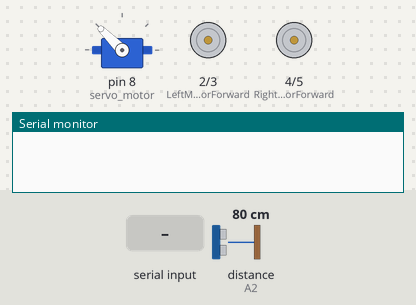
Simulated run of this sketch. Board: Arduino Uno, built with avr-gcc and run on an emulated ATmega328P. On the bench: servo, motor-driver pin pairs drawn as motors (green arrow = first pin HIGH = forward, orange = second pin HIGH = backward, longer = more drive, scaled by the enable pin), the last lines printed to the serial monitor. The inputs (shaded band) are chosen by the test bench; at power-on: distance to the obstacle (sensor on A2) 80 cm. The echo pulse lasts 58.3 µs per cm.

Above: at 3.9 s.
4.0 s: "F" received over the second serial link
At 4.9 s:
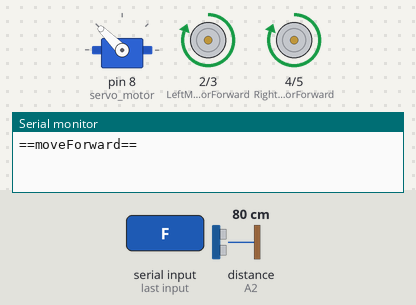
5.5 s: "B" received over the second serial link
At 6.0 s:
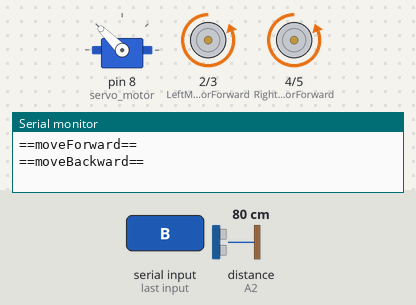
7.0 s: "L" received over the second serial link
At 7.4 s:
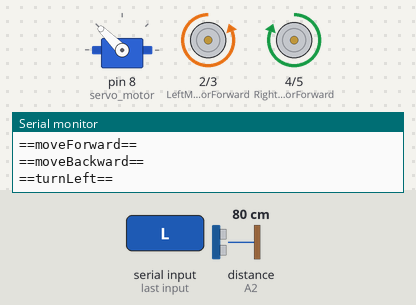
9.0 s: "R" received over the second serial link
At 9.4 s:
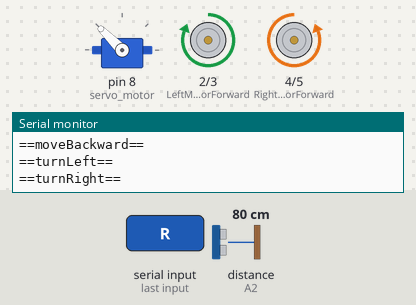
11.0 s: "S" received over the second serial link
At 11.4 s:
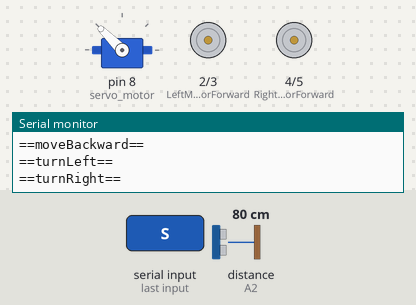
Timing chart, 0 to 13.5 s (numbered marks = the images above; inputs shaded):
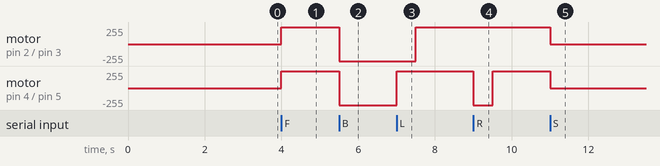

The sketch:

obstacle_avoidance.ino
```cpp
#include <Servo.h>          //Servo motor library. This is standard library
#include <NewPing.h>        //Ultrasonic sensor function library. You must install this library
#include <SoftwareSerial.h>
//our L298N control pins
const int LeftMotorForward = 2;
const int LeftMotorBackward = 3;
const int LeftMotorEnable = 12;
const int RightMotorForward = 4;
const int RightMotorBackward = 5;
const int RightMotorEnable = 13;


// Pin numbers for the bluetooth module
const int bluetoothTx = 1;
const int bluetoothRx = 0;

// Create a software serial object for the bluetooth module
SoftwareSerial bluetooth(bluetoothTx, bluetoothRx);

//sensor pins
#define trig_pin A1 //analog input 1
#define echo_pin A2 //analog input 2

#define maximum_distance 250
boolean goesForward = false;
int distance = 150;

NewPing sonar(trig_pin, echo_pin, maximum_distance); //sensor function
Servo servo_motor; //our servo name


void setup(){

  Serial.begin(9600);

  // Begin the software serial communication with the bluetooth module
  bluetooth.begin(9600);

  pinMode(RightMotorForward, OUTPUT);
  pinMode(LeftMotorForward, OUTPUT);
  pinMode(LeftMotorBackward, OUTPUT);
  pinMode(RightMotorBackward, OUTPUT);
  pinMode(LeftMotorEnable, OUTPUT);
  pinMode(RightMotorEnable, OUTPUT);
  servo_motor.attach(8); //our servo pin

  servo_motor.write(135);
  delay(2000);
  distance = readPing();
  delay(100);
  distance = readPing();
  delay(100);
  distance = readPing();
  delay(100);
  distance = readPing();
  delay(100);
}

void loop(){
  //p1();
  p2();
}

void p1(){

  int distanceRight = 0;
  int distanceLeft = 0;
  delay(50);

  if (distance <= 20){
    moveStop();
    delay(300);
    moveBackward();
    delay(400);
    moveStop();
    delay(300);
    distanceRight = lookRight();
    delay(300);
    distanceLeft = lookLeft();
    delay(300);

    if (distance >= distanceLeft){
      turnRight();
      moveStop();
    }
    else{
      turnLeft();
      moveStop();
    }
  }
  else{
    moveForward();
  }
    distance = readPing();

}

int lookRight(){
  servo_motor.write(70);
  delay(500);
  int distance = readPing();
  delay(100);
  servo_motor.write(135);
  return distance;
}

int lookLeft(){
  servo_motor.write(175);
  delay(500);
  int distance = readPing();
  delay(100);
  servo_motor.write(135);
  return distance;
  delay(100);
}

int readPing(){
  delay(70);
  int cm = sonar.ping_cm();
  if (cm==0){
    cm=250;
  }
  return cm;
}

void p2() {
  // Check if there is any data available from the bluetooth module
  if (bluetooth.available()) {
    // Read the incoming byte from the bluetooth module
    char command = bluetooth.read();

    // Control the robot based on the received command
    switch (command) {
      case 'F': // Move forward
        moveForward();
        break;
      case 'B': // Move backward
        moveBackward();
        break;
      case 'L': // Turn left
        turnLeft();
        break;
      case 'R': // Turn right
        turnRight();
        break;
      case 'S': // Stop
        moveStop();
        break;
    }
  }
}


void moveStop(){

  digitalWrite(RightMotorForward, LOW);
  digitalWrite(LeftMotorForward, LOW);
  digitalWrite(LeftMotorEnable, 0);

  digitalWrite(RightMotorBackward, LOW);
  digitalWrite(LeftMotorBackward, LOW);
  digitalWrite(RightMotorEnable, 0);
}

void moveForward(){

  if(!goesForward){

    Serial.println("==moveForward==");

    goesForward=true;

    digitalWrite(LeftMotorForward, HIGH);
    digitalWrite(RightMotorForward, HIGH);
    digitalWrite(LeftMotorEnable, 225);

    digitalWrite(LeftMotorBackward, LOW);
    digitalWrite(RightMotorBackward, LOW);
    digitalWrite(RightMotorEnable, 225);
  }
}

void moveBackward(){

  goesForward=false;

  Serial.println("==moveBackward==");

  digitalWrite(LeftMotorBackward, HIGH);
  digitalWrite(RightMotorBackward, HIGH);
  digitalWrite(LeftMotorEnable, 50);

  digitalWrite(LeftMotorForward, LOW);
  digitalWrite(RightMotorForward, LOW);
  digitalWrite(RightMotorEnable, 50);
}

void turnRight(){

  Serial.println("==turnRight==");

  digitalWrite(LeftMotorForward, HIGH);
  digitalWrite(RightMotorBackward, HIGH);
  digitalWrite(RightMotorEnable, 100);

  digitalWrite(LeftMotorBackward, LOW);
  digitalWrite(RightMotorForward, LOW);
  digitalWrite(LeftMotorEnable, 50);
  delay(500);

  digitalWrite(LeftMotorForward, HIGH);
  digitalWrite(RightMotorForward, HIGH);
  digitalWrite(RightMotorEnable, 100);

  digitalWrite(LeftMotorBackward, LOW);
  digitalWrite(RightMotorBackward, LOW);
  digitalWrite(LeftMotorEnable, 50);


}

void turnLeft(){

  Serial.println("==turnLeft==");

  digitalWrite(LeftMotorBackward, HIGH);
  digitalWrite(RightMotorForward, HIGH);
  digitalWrite(RightMotorEnable, 100);

  digitalWrite(LeftMotorForward, LOW);
  digitalWrite(RightMotorBackward, LOW);
  digitalWrite(LeftMotorEnable, 50);

  delay(500);

  digitalWrite(LeftMotorForward, HIGH);
  digitalWrite(RightMotorForward, HIGH);
  digitalWrite(RightMotorEnable, 100);

  digitalWrite(LeftMotorBackward, LOW);
  digitalWrite(RightMotorBackward, LOW);
  digitalWrite(LeftMotorEnable, 50);
}
```

Measured:
- after the input at 4.0 s, motor on pin 2 (LeftMotorForward) / pin 3 (LeftMotorBackward), motor on pin 4 (RightMotorForward) / pin 5 (RightMotorBackward): stopped → forward 255/255 at once
- after the input at 5.5 s, motor on pin 2 (LeftMotorForward) / pin 3 (LeftMotorBackward), motor on pin 4 (RightMotorForward) / pin 5 (RightMotorBackward): forward 255/255 → backward 255/255 at once
- after the input at 7.0 s, motor on pin 2 (LeftMotorForward) / pin 3 (LeftMotorBackward): backward 255/255 → forward 255/255 after 0.50 s; motor on pin 4 (RightMotorForward) / pin 5 (RightMotorBackward): backward 255/255 → forward 255/255 at once
- after the input at 9.0 s, motor on pin 4 (RightMotorForward) / pin 5 (RightMotorBackward): forward 255/255 → backward 255/255 at once, → forward 255/255 0.50 s later
- after the input at 11.0 s, motor on pin 2 (LeftMotorForward) / pin 3 (LeftMotorBackward), motor on pin 4 (RightMotorForward) / pin 5 (RightMotorBackward): forward 255/255 → stopped at once
